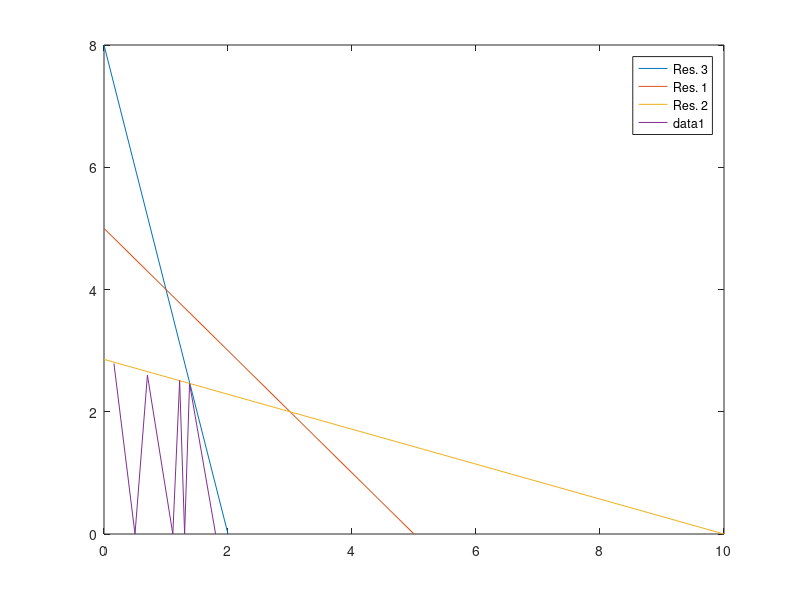

Source code (MATLAB):
%% Funcion a minimizar %%
%% Z = 150X + 300Y %%
%% S.A.%%
%% 16X + 4Y <= 32 %%
%%  2X + 2Y <= 10 %%
%%  4X + 14Y <= 40 %%

title({'Taller Método Gráfico';'Ejercicio 1 - Minimización'})

xlabel('Mayorista A') 
ylabel('Mayorista B')

x1 = [2 0];
y = [0 8];

z = [5 0];
w = [0 5];

a = [10 0];
b = [0 (40/14)];

plot(x1,y);
hold on;

plot(z,w);
hold on;

plot(a,b);
hold on;

X=[0.16 0.5 0.7 1.11 1.22 1.30 1.38 1.80] 
Y=[2.79 0 2.6 0 2.51 0 2.46 0]

legend({'Res. 3','Res. 1','Res. 2'},'Location','northeast')

plot(X,Y);
hold on;